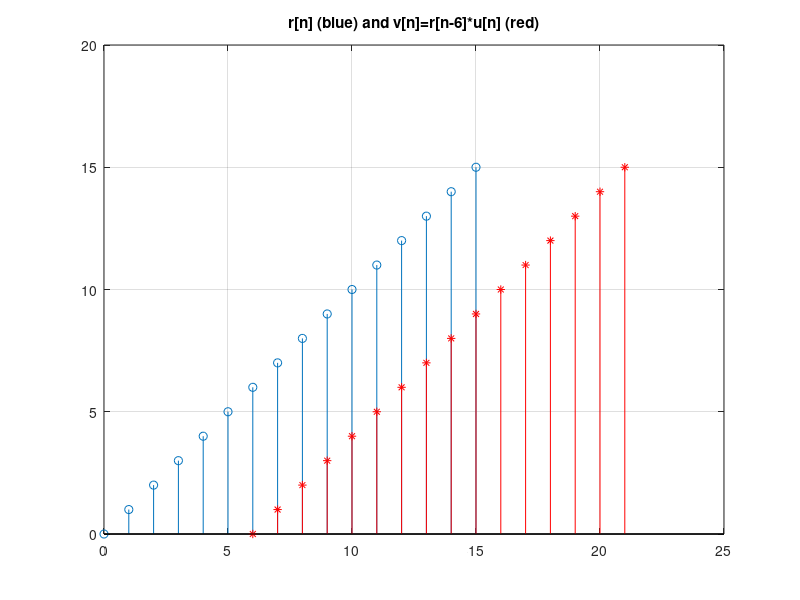
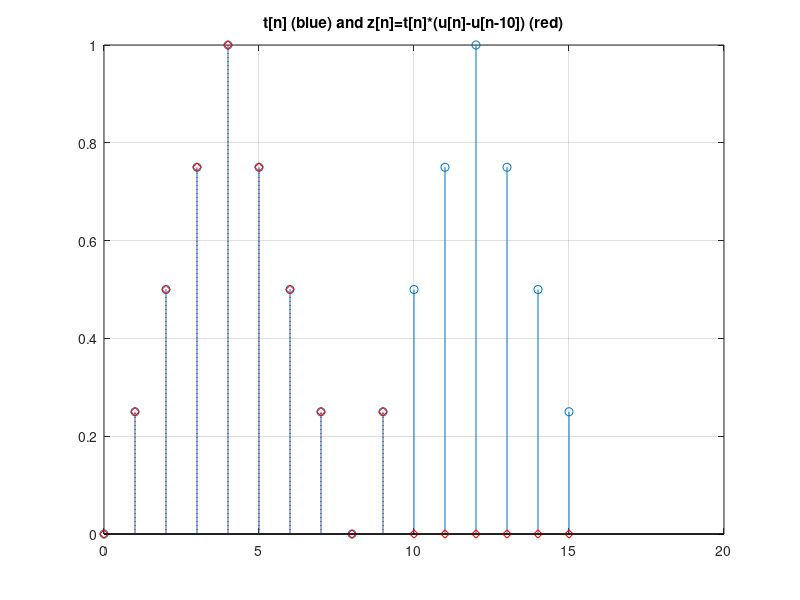

These charts were generated, in order, by the following MATLAB code:
clc;
clear;
close all;
N=16;

N1=10000;
n1_=0:N1-1;
n=0:N-1;
b=ones(1,N1);
r=n;

P=8;
n1=0:P/2-1;
n2=P/2:P-1;
P1=P*ones(1,length(n2));
A=1;

tri_block =[2*A*n1/P 2*A*(P1-n2)/P];
t=[tri_block tri_block];

e = (5/6).^n;

%figure(1)
%stem(n1_,b);

%figure(2)
%stem(n,r);

%figure(3)
%stem(n,t);

%figure(4)
%stem(n,e);

%%Create and display r[n-6]*u[n]
figure('Name','Tutorial2. Elementary signals');
stem(n,r);
grid;
hold on;
stem(n+6,r,'r*');
title('r[n] (blue) and v[n]=r[n-6]*u[n] (red)');


%%Create and display z[n]=t[n]*(u[n]-u[n-10]).
z = [t(1:10) zeros(1,6);];
figure('Name','Tut2. Elementary SIgnals');
stem(n,t);
grid;
hold on;
stem(n,z,':diamondr');
title('t[n] (blue) and z[n]=t[n]*(u[n]-u[n-10]) (red)');